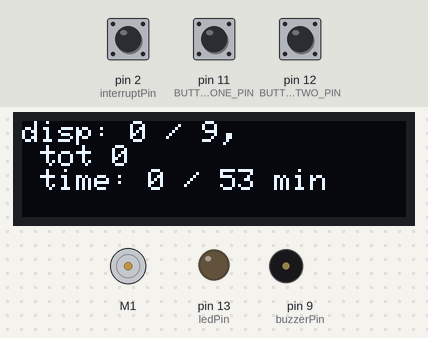
A sketch run on a simulated Arduino Uno, built with avr-gcc and run on an emulated ATmega328P. On the bench: 128×32 one-colour display, DC motor (green arrow = forward, orange = backward, longer = faster), output pins drawn as LEDs (lit = HIGH), buzzer (waves = sounding). The inputs (shaded band) are chosen by the test bench; at power-on: pin 11 (BUTTON_ONE_PIN) HIGH, pin 2 (interruptPin) HIGH, pin 12 (BUTTON_TWO_PIN) HIGH. Random numbers use the default seed unless the sketch sets one; what the sketch prints to the serial monitor is not drawn.

Above: at 2.4 s.
2.5 s: pin 11 (BUTTON_ONE_PIN) pulled LOW for 0.15 s
At 3.1 s:
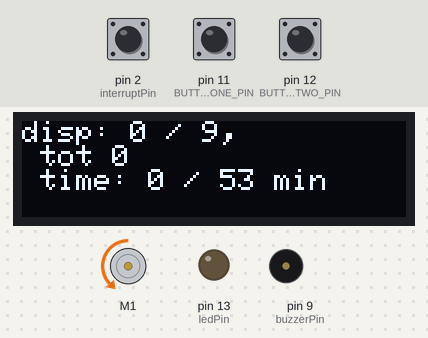
4.1 s: pin 2 (interruptPin) pulled LOW for 0.15 s
At 5.4 s:
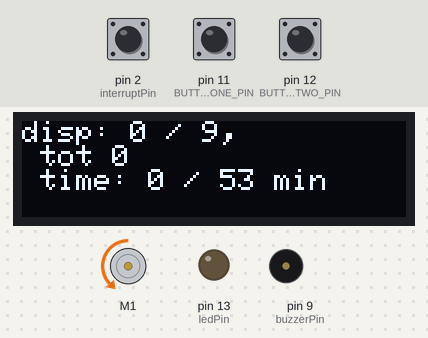
5.7 s: pin 12 (BUTTON_TWO_PIN) pulled LOW for 0.15 s
At 5.9 s:
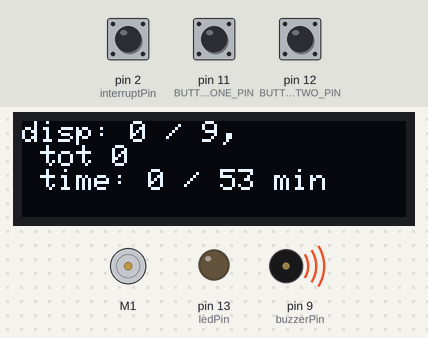
7.4 s: pin 12 (BUTTON_TWO_PIN) pulled LOW for 3.2 s
At 11.3 s:
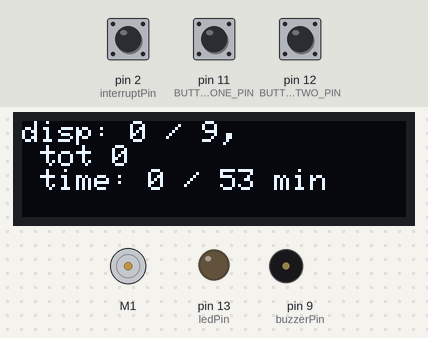
12.2 s: pin 11 (BUTTON_ONE_PIN) pulled LOW for 1 s
At 14.0 s:
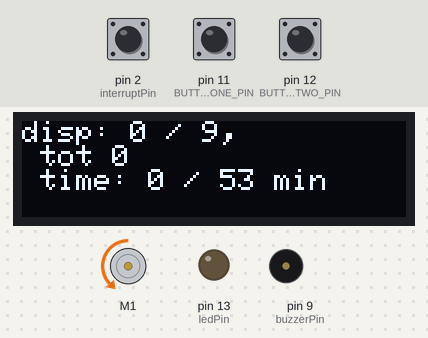
Timing chart, 0 to 24.7 s (numbered marks = the images above; inputs shaded):
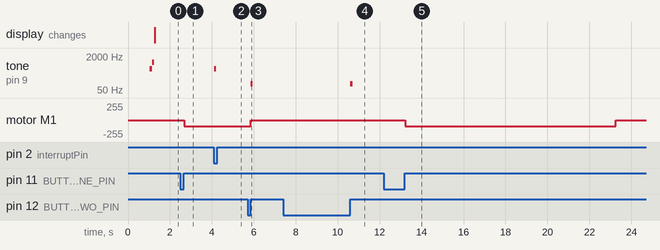

The sketch:

code.ino
```cpp
/*
Kibble Dispenser by Dominic Gerber
https://github.com/dogerber/kibble_dispenser
*/

#define CODE_VERSION "0.1"

#include <Adafruit_MotorShield.h>
#include <EasyButton.h>
#include <SPI.h>              // display
#include <Wire.h>             // display
#include <Adafruit_GFX.h>     // display
#include <Adafruit_SSD1306.h> // display

// Global Parameters
bool do_beep = true;
const unsigned long min_wait_time_ms = 600000;         // [ms] minimum time to wait to dispense
const unsigned long max_wait_time_ms = 3600000;        // [ms] maximum time to wait
const int kibbles_total_available = 9;                 // how many fit into the dispenser [default: 9]
int motor_speed = 90;                                  // [0-255] 0 (off) to 255 (max speed)
const int max_dispenser_timeouts = 2;                  // after this many dispense tries, i stop trying
const unsigned long max_time_dispensing_ms = 6 * 1000; // time after it stops dispensing if no kibble falls out
const int max_time_back_move = 10 * 1000;              // [ms] maximum time of backwards movement (for when triggered by program)//todo reset to 10

// Create the motor shield object with the default I2C address
Adafruit_MotorShield AFMS = Adafruit_MotorShield();
Adafruit_DCMotor *myMotor = AFMS.getMotor(1); // Select which 'port' M1, M2, M3 or M4. In this case, M1

// Display setup
#define SCREEN_WIDTH 128 // OLED display width, in pixels
#define SCREEN_HEIGHT 32 // OLED display height, in pixels

// Declaration for an SSD1306 display connected to I2C (SDA, SCL pins)
// On an Arduino UNO:       A4(SDA), A5(SCL)
#define OLED_RESET -1       // Reset pin # (or -1 if sharing Arduino reset pin)
#define SCREEN_ADDRESS 0x3C ///< See datasheet for Address; 0x3D for 128x64, 0x3C for 128x32
Adafruit_SSD1306 display(SCREEN_WIDTH, SCREEN_HEIGHT, &Wire, OLED_RESET);

// Buttons
#define BUTTON_ONE_PIN 11
#define BUTTON_TWO_PIN 12
EasyButton button1(BUTTON_ONE_PIN);
EasyButton button2(BUTTON_TWO_PIN);

// PINS, Variables
const byte ledPin = 13;
const byte interruptPin = 2; // connected to IR
const int buzzerPin = 9;

// random triggering of dispensing
unsigned long wait_time;

volatile bool change_detected = false;
bool reset_done = false; // this is set true if the machine reset the plunger, waiting to be filled, press green button to confirm filling
volatile bool back_move_toggle = false;
bool back_move_toggle_before = false;
unsigned long time_back_move_started = millis();

int dispenser_timeout_counter = 0;
unsigned long time_last_dispense = 0;

unsigned long time_last_display_refresh = millis();
const int display_refresh_time = 1000 * 1; // refresh rate of screen

int kibbles_dispensed = 0;       // resets when filling dispenser
int kibbles_dispensed_total = 0; // just counts up

/*
Function to dispense a kibble. Once started it is stopped by the IR sensor (which detects a kibble falling down)
Can also be stoped by a timeout (max_time_dispensing_ms) and a button press.
// running like this is bad, as basically it is blocking behaviour.
*/
void dispense_kibble()
{
  time_last_dispense = millis(); // not down when function was last triggered

  // check if kibbles are still available
  if (kibbles_dispensed >= kibbles_total_available)
  {
    // error sound
    if (do_beep)
    {
      tone(buzzerPin, 200);
      delay(200);
      tone(buzzerPin, 200);
      delay(200);
      noTone(buzzerPin);
    }
    return;
  }

  bool do_run = true;
  long time_start = millis();

  // set motorspeed
  myMotor->setSpeed(motor_speed);
  int motor_speed_i = motor_speed;
  int count = 0;

  while (do_run)
  {
    myMotor->run(FORWARD);

    if (change_detected) // succesfull dispensed a kibble
    {
      do_run = false;
      change_detected = false;
      kibbles_dispensed++;
      kibbles_dispensed_total++;
      dispenser_timeout_counter = 0;
    }

    // button1 pressed, abort
    if ((time_start - millis() > 100) &&
        (!button1.read()))
    {
      do_run = false;
    }

    // timeout
    if (millis() - time_start > max_time_dispensing_ms)
    {
      do_run = false;
      dispenser_timeout_counter++;
      if (do_beep)
      {
        tone(buzzerPin, 500);
        delay(200);
        noTone(buzzerPin);
      }
    }
  }

  // stop motor
  myMotor->run(RELEASE);
  if (do_beep)
  {
    tone(buzzerPin, 100);
    delay(100);
    noTone(buzzerPin);
  }
}

void check_ir_led()
{
  // ISP, intterupt function
  change_detected = true;
}

// orange button
void onButton2Pressed()
{
  dispense_kibble(); // it would be better to not do this, because this is blocking behaviour
}

// green button
void onButton1Pressed()
{
  if (reset_done)
  {
    kibbles_dispensed = 0;
    dispenser_timeout_counter = 0;
    reset_done = false;
  }
  else
  {
    back_move_toggle = !back_move_toggle;
    kibbles_dispensed = 0; // reset counter, as now the user should have filled the dispenser
    dispenser_timeout_counter = 0;
  }
}

void setup()
{
  Serial.begin(115200); // set up Serial library at 9600 bps
  Serial.print("kibble_dispenser_code.ino started, v");
  Serial.println(CODE_VERSION);

  // init randomseed
  randomSeed(analogRead(1));
  wait_time = random(min_wait_time_ms, max_wait_time_ms);

  // ----- PIN setups
  pinMode(buzzerPin, OUTPUT);
  pinMode(ledPin, OUTPUT);

  // Interrupts for IR sensor
  pinMode(interruptPin, INPUT_PULLUP);
  attachInterrupt(digitalPinToInterrupt(interruptPin), check_ir_led, FALLING); // was RISING

  // --- Motor stuff
  if (!AFMS.begin())
  { // create with the default frequency 1.6KHz
    // if (!AFMS.begin(1000)) {  // OR with a different frequency, say 1KHz
    Serial.println("Could not find Motor Shield. Check wiring.");
    while (1)
      ;
  }
  Serial.println("Motor Shield found.");

  // init display
  // SSD1306_SWITCHCAPVCC = generate display voltage from 3.3V internally
  if (!display.begin(SSD1306_SWITCHCAPVCC, SCREEN_ADDRESS))
  {
    Serial.println(F("SSD1306 allocation failed"));
    for (;;)
      ; // Don't proceed, loop forever
  }

  if (true)
  { // welcome message
    display.clearDisplay();
    display.setTextSize(1);              // Normal 1:1 pixel scale
    display.setTextColor(SSD1306_WHITE); // Draw white text
    display.setCursor(0, 0);             // Start at top-left corner
    display.print("kibble_dispenser v");
    display.print(CODE_VERSION);
    display.display();
    delay(1000); // Pause for 2 seconds
  }

  // Clear the buffer
  display.clearDisplay();

  // Set the speed to start, from 0 (off) to 255 (max speed)
  myMotor->setSpeed(motor_speed);
  myMotor->run(FORWARD);
  // turn on motor
  myMotor->run(RELEASE);

  // Initialize buttons
  button1.begin();
  button2.begin();
  button1.onPressed(onButton1Pressed);
  button2.onPressed(onButton2Pressed);

  // Initialize Variables
  time_last_dispense = millis();

  // end of setup sound
  if (do_beep)
  {
    tone(buzzerPin, 500); // Sende 1KHz Tonsignal
    delay(100);
    tone(buzzerPin, 1000); // Sende 1KHz Tonsignal
    delay(100);
    noTone(buzzerPin);
  }
}

void loop()
{

  // Continuously read the status of the buttons
  button1.read();
  button2.read();

  // debugging output
  if (true && (millis() % 50) == 0)
  {
    char buff[128];
    // sprintf(buff, "back_move_toggle %d, kibbles_dispensed: %d", back_move_toggle, kibbles_dispensed);
    // Serial.println(buff);
    // sprintf(buff, "millis() %d, millis() - time_back_move_started %d, time_back_move_started %d,", millis(), millis() - time_back_move_started, time_back_move_started);
    // Serial.println(buff);
    sprintf(buff, "time_last_dispense %lu, ((millis() - time_last_dispense))  %lu, wait_time %lu, wait_time/1000 %lu,", time_last_dispense, ((millis() - time_last_dispense)), wait_time, wait_time / 1000);
    Serial.println(buff);
  }

  // add random triggering of the dispenser
  if ((kibbles_dispensed < kibbles_total_available) && (millis() - time_last_dispense > wait_time) && (dispenser_timeout_counter < max_dispenser_timeouts))
  {
    dispense_kibble();
    wait_time = random(min_wait_time_ms, max_wait_time_ms); // determine new wait time
  }

  // update display
  if (millis() - time_last_display_refresh > display_refresh_time)
  {
    display.clearDisplay();
    display.setTextSize(1); // Normal 1:1 pixel scale
    display.setTextColor(SSD1306_WHITE);
    display.setCursor(0, 0);
    char buff[128];

    // tell user to refill
    if (reset_done)
    {
      display.print("REFILL\n Press Green Button \n after filling");
    }
    else if (dispenser_timeout_counter >= max_dispenser_timeouts)
    {
      display.print("FAILED TO DISPENSE\n MULTIPLE TIMES\n Press Green to reset");
    }
    else
    {
      sprintf(buff, "disp: %d / %d,\n tot %d \n ", kibbles_dispensed, kibbles_total_available, kibbles_dispensed_total);
      display.print(buff);

      // show time till next auto dispening if (true)
      {
        sprintf(buff, "time: %lu / %lu min ", ((millis() - time_last_dispense)) / 60000, (wait_time) / 60000); // conversion to minutes /60000
        // Serial.println(buff);
        display.print(buff);
      }
    }

    // refresh display
    display.display();
  }

  // check if all dispensed and if so move back
  if ((!reset_done) && (kibbles_dispensed >= kibbles_total_available))
  {
    back_move_toggle = true;
    reset_done = true;
  }

  // move motor back or stop it
  if (back_move_toggle != back_move_toggle_before)
  {                        // motor state needs to be changed
    if (!back_move_toggle) // if already moving, stop the movement
    {
      myMotor->run(RELEASE);
      back_move_toggle_before = false;
    }
    else
    { // start movement
      myMotor->setSpeed(motor_speed);
      myMotor->run(BACKWARD);
      back_move_toggle_before = true;
      time_back_move_started = millis();
    }
  }

  // check for timeout of back movement
  if (back_move_toggle && (millis() - time_back_move_started > max_time_back_move))
  {
    back_move_toggle = false;
  }

  if (change_detected)
  {
    // ir triggered outside of dispense routine
    if (do_beep)
    {
      tone(buzzerPin, 500);
      delay(100);
      noTone(buzzerPin);
    }

    change_detected = false;
  }
}
```

Measured:
- after the input at 2.5 s, motor M1: stopped → backward 90/255 after 0.18 s
- after the input at 4.1 s, tone on pin 9 (buzzerPin): silent → 500 Hz at once, → silent 0.10 s later
- after the input at 5.7 s, tone on pin 9 (buzzerPin): silent → 100 Hz after 0.15 s, → silent 0.10 s later; motor M1: backward 90/255 → stopped after 0.15 s
- after the input at 7.4 s, tone on pin 9 (buzzerPin): silent → 100 Hz after 3.2 s, → silent 0.10 s later
- after the input at 12.2 s, motor M1: stopped → backward 90/255 after 1.0 s, → stopped 10.0 s later
